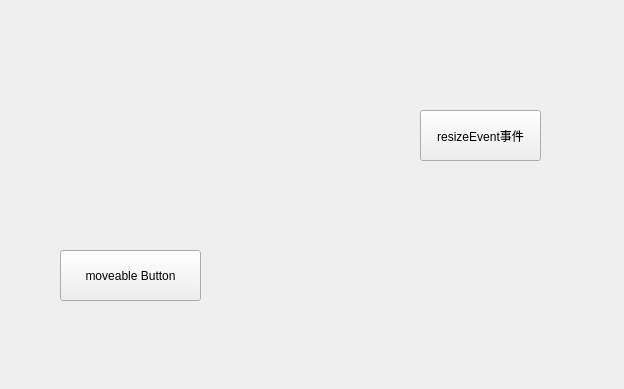
<?xml version="1.0" encoding="UTF-8"?>
<ui version="4.0">
 <class>Form</class>
 <widget class="QWidget" name="Form">
  <property name="geometry">
   <rect>
    <x>0</x>
    <y>0</y>
    <width>624</width>
    <height>389</height>
   </rect>
  </property>
  <property name="windowTitle">
   <string>Form</string>
  </property>
  <widget class="QPushButton" name="btnTest">
   <property name="geometry">
    <rect>
     <x>420</x>
     <y>110</y>
     <width>121</width>
     <height>51</height>
    </rect>
   </property>
   <property name="text">
    <string>resizeEvent事件</string>
   </property>
  </widget>
  <widget class="QPushButton" name="btnMove">
   <property name="geometry">
    <rect>
     <x>60</x>
     <y>250</y>
     <width>141</width>
     <height>51</height>
    </rect>
   </property>
   <property name="text">
    <string>moveable Button</string>
   </property>
  </widget>
  <widget class="QLabel" name="LabMove">
   <property name="geometry">
    <rect>
     <x>80</x>
     <y>60</y>
     <width>171</width>
     <height>21</height>
    </rect>
   </property>
   <property name="text">
    <string/>
   </property>
  </widget>
 </widget>
 <resources/>
 <connections/>
</ui>
